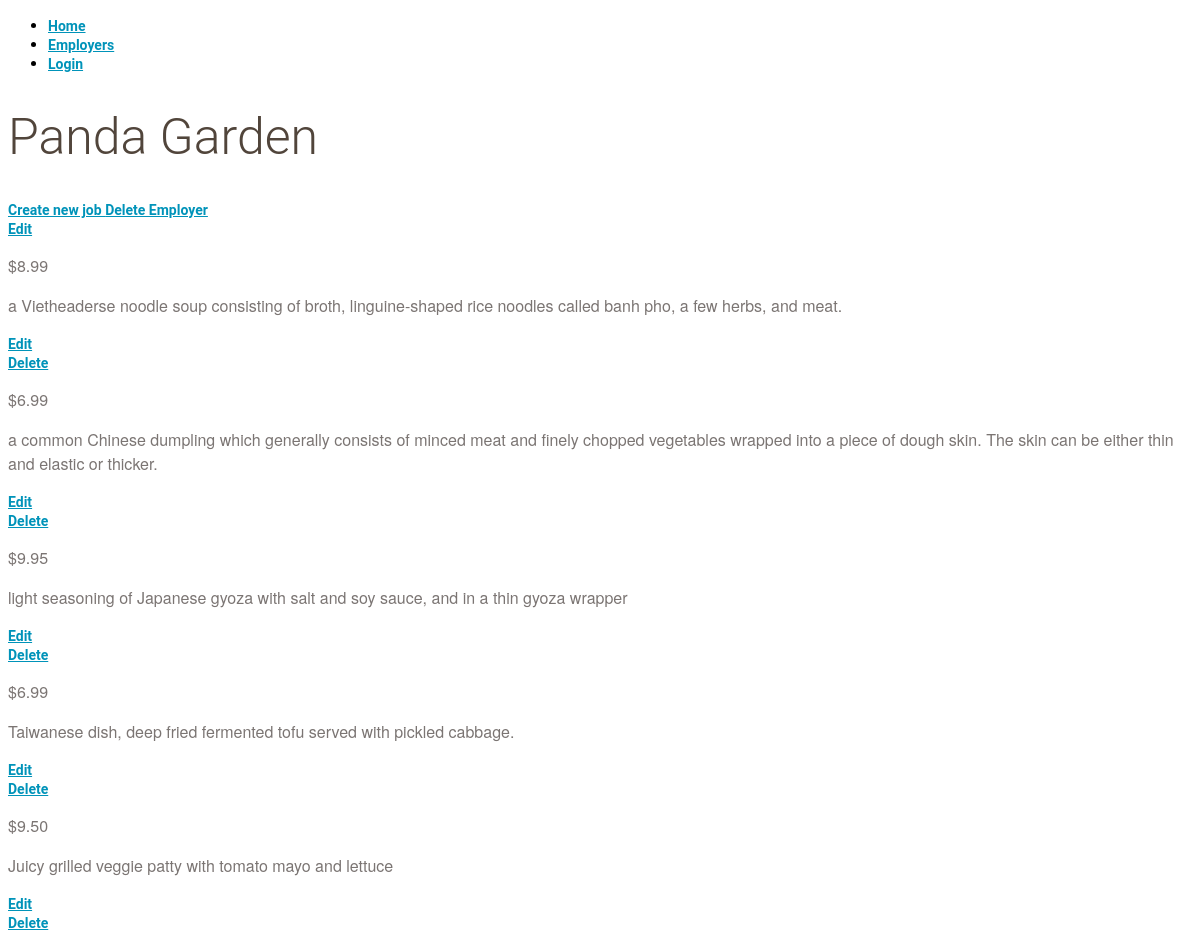
Page /employer/3 on the committed database.
### Catalog-Final-Project/database_setup.py (models this page shows, shortened)
class Employer(Base):
    __tablename__ = 'employer'
    id = Column(Integer, primary_key=True)
    name = Column(String(250), nullable=False)
    user_id = Column(Integer, ForeignKey('user.id'))
    user = relationship(User)

class Job(Base):
    __tablename__ = 'job'
    id = Column(Integer, primary_key=True)
    header = Column(String(80), nullable=False)
    description = Column(String(80))
    salary = Column(String(8))
    category = Column(String(250))
    employer_id = Column(Integer, ForeignKey('employer.id'))
    employer = relationship(Employer)
    user_id = Column(Integer, ForeignKey('user.id'))
    user = relationship(User)

### Catalog-Final-Project/methods/employer/viewEmployer.py (the view)
@routes.route("/employer/<int:employer_id>")
def viewSingleEmployer(employer_id):
    employer = session.query(
        Employer).filter_by(id=employer_id).one()
    jobs = session.query(Job).filter_by(
        employer_id=employer_id).all()
    creator = userMethods.getUserInfo(employer.user_id)
    if 'username' not in login_session or creator.id != login_session['user_id']:
        return render_template('private-employer.html', employer=employer,
                               jobs=jobs, employer_id=employer_id)
    else:
        return render_template('private-employer.html', employer=employer,
                               jobs=jobs, employer_id=employer_id)

### Catalog-Final-Project/methods/userMethods.py (called while the page is built)
def getUserInfo(user_id):
    user = session.query(User).filter_by(id=user_id).one()
    return user

### Catalog-Final-Project/templates/private-employer.html (shortened to what this page needs)
{% extends "base.html" %}
{% set active_page = "TODO" %}
{% block content %}
<h1>{{employer.name}}</h1>
<a href="{{url_for('routes.newJob', employer_id = employer.id, job_id = jobs.id )}}">
	Create new job
</a>
<a href="{{url_for('routes.deleteEmployer', employer_id = employer.id )}}">
	Delete Employer
</a>
<div class="">
	<a href="{{url_for('routes.editEmployer', employer_id = employer.id)}}">
	Edit
</a>
{% for i in jobs %}
<div>
    <div class = 'nameAndPrice'>
		<span class = 'salary'>
		<p>{{i.salary}} </p>
	</span>
	</div>
	<div class="description">
		<p>{{i.description}}</p>
	</div>
	</div>
		<div class="editdeletepane">
			<a href="{{url_for('routes.editJob', employer_id = employer.id, job_id = i.id)}}">
			Edit
		</a>
		<a href="{{url_for('routes.deleteJob', employer_id = employer.id, job_id = i.id )}}">
			Delete
		</a>
</div>
{% endfor %}
{% endblock %}

### Catalog-Final-Project/static/style.css (style rules this page uses)
* { font-family: "Helvetica Neue Bold", Roboto, Helvetica, Arial, sans-serif; font-weight: 700; }
h1 { font-family: "Helvetica Neue Light", Roboto, Helvetica, Arial, sans-serif; font-size: 50px; color: #51453B; line-height: 60px; font-weight: 300; }
p { font-family: "Helvetica Neue", Roboto, Helvetica, Arial, sans-serif; font-size: 16px; color: #7B7573; line-height: 24px; font-weight: 400; }
a { font-size: 14px; color: #0093B9; line-height: 17px; }

### rows in the picture
Employer: name "Panda Garden"
Job: salary "$8.99", description "a Vietheaderse noodle soup consisting of broth, linguine-shaped rice noodles called banh pho, a few herbs, and meat."
Job: salary "$6.99", description "a common Chinese dumpling which generally consists of minced meat and finely chopped vegetables wrapped into a piece of dough skin. The skin can be either thin and elastic or thicker."
Job: salary "$9.95", description "light seasoning of Japanese gyoza with salt and soy sauce, and in a thin gyoza wrapper"
Job: salary "$6.99", description "Taiwanese dish, deep fried fermented tofu served with pickled cabbage."
Job: salary "$9.50", description "Juicy grilled veggie patty with tomato mayo and lettuce"

### other values in the picture
{{ caption|e }} "Home" "Employers" "Login"
